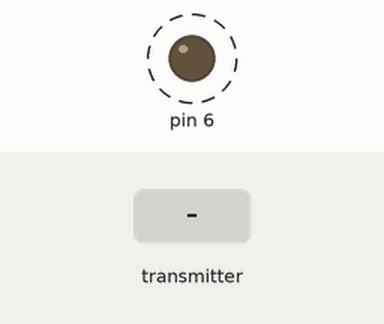
Simulated run of this sketch. Board: Arduino Uno, built with avr-gcc and run on an emulated ATmega328P. Shown: output pins drawn as LEDs (lit = HIGH). Dashed ring = blinking. Inputs (shaded band) come from the test bench. No radio packets arrive unless stated; what the sketch prints to the serial monitor is not drawn.

Above: at 2.8 s.
2.9 s: the transmitter starts sending temp = 0
Timing chart, 0 to 14.5 s (numbered marks = the images above; inputs shaded):
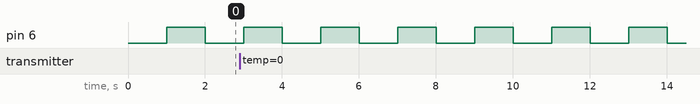

The sketch:

funciona_NRF24L01_receiver.ino
```cpp
/*
* Arduino Wireless Communication Tutorial
*       Example 1 - Receiver Code
*
* by Dejan Nedelkovski, www.HowToMechatronics.com
*
* Library: TMRh20/RF24, https://github.com/tmrh20/RF24/
*/
#include <SPI.h>
#include <nRF24L01.h>
#include <RF24.h>
RF24 radio(7, 8); // CE, CSN
const byte address[6] = "00001";

float temp;

void setup() {
    pinMode(6, OUTPUT);
  Serial.begin(9600);
  radio.begin();
  radio.openReadingPipe(0, address);
  radio.setPALevel(RF24_PA_MIN);
  radio.startListening();
}
void loop() {
  if (radio.available()) {
//    char text[32] = "";
//    radio.read(&text, sizeof(text));
    radio.read(&temp, sizeof(temp));
    Serial.println(temp);
//    if (text == "on") {

//      }
//      else{
//        digitalWrite(2, LOW);
//      }
    }
    else{
          Serial.println("radio not available");
  }
            delay(1000);
                    digitalWrite(6, HIGH);
            delay(1000);
                    digitalWrite(6, LOW);
            }
```

Measured:
- by itself, pin 6: alternates HIGH for 1.0 s and LOW for 1.0 s
